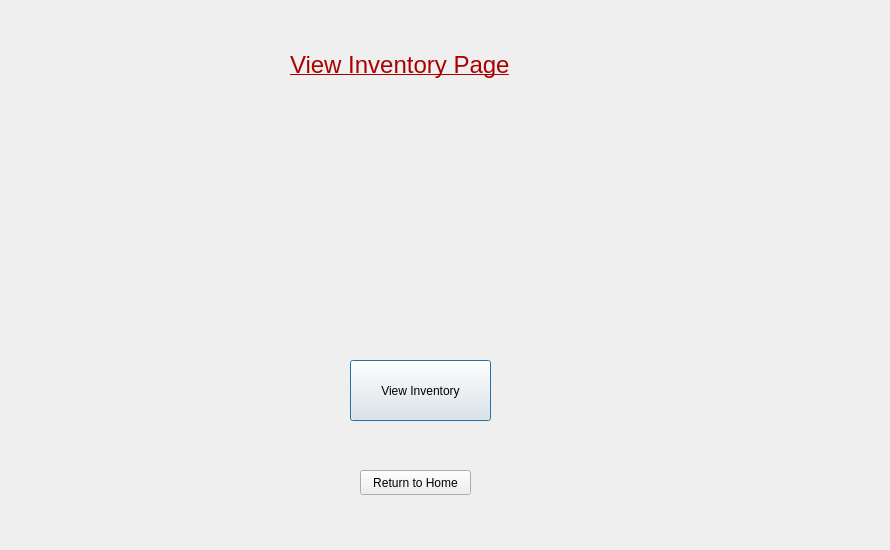
<?xml version="1.0" encoding="UTF-8"?>
<ui version="4.0">
 <class>ViewInventory</class>
 <widget class="QDialog" name="ViewInventory">
  <property name="geometry">
   <rect>
    <x>0</x>
    <y>0</y>
    <width>890</width>
    <height>550</height>
   </rect>
  </property>
  <property name="windowTitle">
   <string>Dialog</string>
  </property>
  <widget class="QLabel" name="inventoryPageLabel">
   <property name="geometry">
    <rect>
     <x>290</x>
     <y>30</y>
     <width>301</width>
     <height>71</height>
    </rect>
   </property>
   <property name="text">
    <string>&lt;html&gt;&lt;head/&gt;&lt;body&gt;&lt;p&gt;&lt;span style=&quot; font-size:18pt; text-decoration: underline; color:#aa0000;&quot;&gt;View Inventory Page&lt;/span&gt;&lt;/p&gt;&lt;/body&gt;&lt;/html&gt;</string>
   </property>
  </widget>
  <widget class="QPushButton" name="inventoryButton">
   <property name="geometry">
    <rect>
     <x>350</x>
     <y>360</y>
     <width>141</width>
     <height>61</height>
    </rect>
   </property>
   <property name="text">
    <string>View Inventory</string>
   </property>
  </widget>
  <widget class="QPushButton" name="returnButton">
   <property name="geometry">
    <rect>
     <x>360</x>
     <y>470</y>
     <width>111</width>
     <height>25</height>
    </rect>
   </property>
   <property name="text">
    <string>Return to Home</string>
   </property>
  </widget>
 </widget>
 <resources/>
 <connections/>
</ui>
